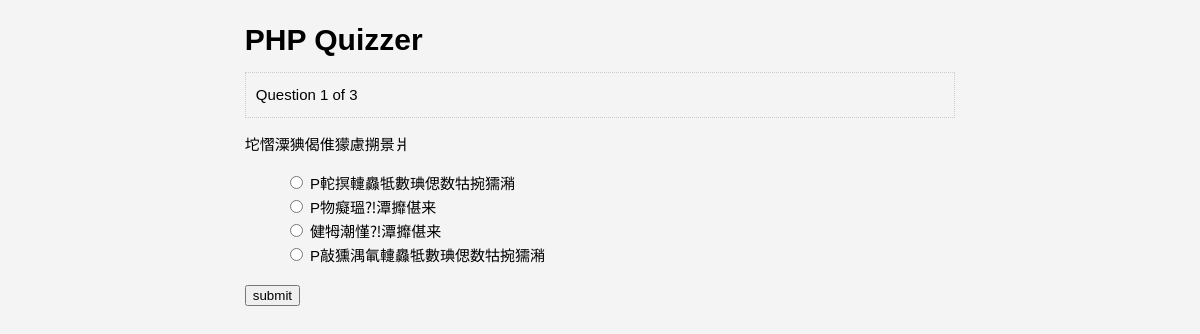
/admin/quiz/question.php?n=1, run on the app's committed database.
### tables this page shows
CREATE TABLE `questions` (
  `question_number` int(11) NOT NULL,
  `question` text NOT NULL,
  PRIMARY KEY (`question_number`)
);

CREATE TABLE `choices` (
  `id` int(11) NOT NULL AUTO_INCREMENT,
  `question_number` int(11) NOT NULL,
  `is_correct` tinyint(4) NOT NULL DEFAULT '0',
  `choice` text NOT NULL,
  PRIMARY KEY (`id`)
);

### admin/quiz/question.php (the view, shortened to what this page needs)
<?php include "database.php"; ?>
<?php
	$number = (int) $_GET['n'];
	$query = "select * from questions";
	$results = $mysqli->query($query) or die($mysqli->error.__LINE__);
	$total=$results->num_rows;
	$query = "select * from `questions` where question_number = $number";
	$result = $mysqli->query($query) or die($mysqli->error.__LINE__);
	$question = $result->fetch_assoc();
	$query = "select * from `choices` where question_number = $number";
	$choices = $mysqli->query($query) or die($mysqli->error.__LINE__);
 ?>
<!DOCTYPE html>
<html>
  <head>
    <link rel="stylesheet" href="css/style.css" type="text/css" />
  </head>
  <body>
    <div id="container">
      <header>
        <div class="container">
          <h1>PHP Quizzer</h1>
	</div>
      </header>
      <main>
      <div class="container">
        <div class="current">Question <?php echo $number; ?> of <?php echo $total; ?></div>
	<p class="question">
	   <?php echo $question['question'] ?>
	</p>
	<form method="post" action="process.php">
	      <ul class="choices">
	        <?php while($row=$choices->fetch_assoc()): ?>
		<li><input name="choice" type="radio" value="<?php echo $row['id']; ?>" />
		  <?php echo $row['choice']; ?>
		</li>
		<?php endwhile; ?>
	      </ul>
	      <input type="submit" value="submit" />
	</form>
      </div>
    </div>
  </body>
</html>

### admin/quiz/css/style.css (style rules this page uses)
body { font-family:arial; font-size:15px; line-height:1.6em; background:#f4f4f4; }
li { list-style:none; }
#container { margin: 0 auto; overflow:auto; width:60%; }
header { border-bottom:3px solid #f4f4f4 solid; }
main { padding-bottom:20px; }
.current { padding:10px; background:#f4f4f4; border:#ccc dotted 1px; margin:20px 0 10px 0; }

### data on the page
questions: question "坨慴⁤潥猠偈倠獴慮搠景爿"
choices: choice "P䡐㨠䡹灥牴數琠偲数牯捥獳潲"
choices: choice "P物癡瑥⁈潭攠偡来"
choices: choice "健牳潮慬⁈潭攠偡来"
choices: choice "P敲獯湡氠䡹灥牴數琠偲数牯捥獳潲"

### other printed values
$number "1"
$total "3"
